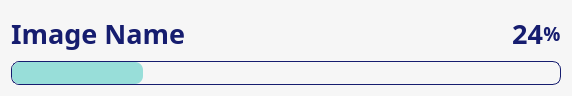
<?xml version="1.0" encoding="UTF-8"?>
<ui version="4.0">
 <class>pogress_widget</class>
 <widget class="QWidget" name="pogress_widget">
  <property name="windowModality">
   <enum>Qt::WindowModal</enum>
  </property>
  <property name="geometry">
   <rect>
    <x>0</x>
    <y>0</y>
    <width>572</width>
    <height>96</height>
   </rect>
  </property>
  <property name="contextMenuPolicy">
   <enum>Qt::NoContextMenu</enum>
  </property>
  <property name="windowTitle">
   <string>Scale-</string>
  </property>
  <property name="styleSheet">
   <string notr="true">background-color:#F6F6F6;
border-radius:8px;</string>
  </property>
  <layout class="QVBoxLayout" name="verticalLayout">
   <item>
    <widget class="QFrame" name="p_frame">
     <property name="frameShape">
      <enum>QFrame::StyledPanel</enum>
     </property>
     <property name="frameShadow">
      <enum>QFrame::Raised</enum>
     </property>
     <layout class="QHBoxLayout" name="horizontalLayout">
      <property name="spacing">
       <number>0</number>
      </property>
      <property name="leftMargin">
       <number>0</number>
      </property>
      <property name="topMargin">
       <number>0</number>
      </property>
      <property name="rightMargin">
       <number>0</number>
      </property>
      <property name="bottomMargin">
       <number>0</number>
      </property>
      <item>
       <widget class="QLabel" name="p_name">
        <property name="font">
         <font>
          <family>Poppins</family>
          <pointsize>20</pointsize>
          <weight>75</weight>
          <bold>true</bold>
         </font>
        </property>
        <property name="styleSheet">
         <string notr="true">QLabel{
border: 0px;
color:#161D6F;
}</string>
        </property>
        <property name="text">
         <string>Image Name</string>
        </property>
       </widget>
      </item>
      <item>
       <widget class="QLabel" name="p_value">
        <property name="sizePolicy">
         <sizepolicy hsizetype="Fixed" vsizetype="Preferred">
          <horstretch>0</horstretch>
          <verstretch>0</verstretch>
         </sizepolicy>
        </property>
        <property name="font">
         <font>
          <family>Poppins</family>
          <pointsize>20</pointsize>
          <weight>75</weight>
          <bold>true</bold>
         </font>
        </property>
        <property name="styleSheet">
         <string notr="true">QLabel{
border: 0px;
color:#161D6F;
}</string>
        </property>
        <property name="text">
         <string>24</string>
        </property>
        <property name="alignment">
         <set>Qt::AlignRight|Qt::AlignTrailing|Qt::AlignVCenter</set>
        </property>
       </widget>
      </item>
      <item>
       <widget class="QLabel" name="p_per">
        <property name="sizePolicy">
         <sizepolicy hsizetype="Fixed" vsizetype="Preferred">
          <horstretch>0</horstretch>
          <verstretch>0</verstretch>
         </sizepolicy>
        </property>
        <property name="font">
         <font>
          <family>Poppins</family>
          <pointsize>14</pointsize>
          <weight>75</weight>
          <bold>true</bold>
         </font>
        </property>
        <property name="styleSheet">
         <string notr="true">QLabel{
border: 0px;
color:#161D6F;
}</string>
        </property>
        <property name="text">
         <string>%</string>
        </property>
        <property name="alignment">
         <set>Qt::AlignCenter</set>
        </property>
       </widget>
      </item>
     </layout>
    </widget>
   </item>
   <item>
    <widget class="QProgressBar" name="p_bar">
     <property name="styleSheet">
      <string notr="true">QProgressBar
{
border: 1px solid #161D6F;
border-radius: 8px;
color: black;
}
QProgressBar::chunk 
{
background-color: #98DED9;
border-radius :8px;
}    </string>
     </property>
     <property name="value">
      <number>24</number>
     </property>
     <property name="textVisible">
      <bool>false</bool>
     </property>
    </widget>
   </item>
  </layout>
 </widget>
 <resources/>
 <connections/>
</ui>
